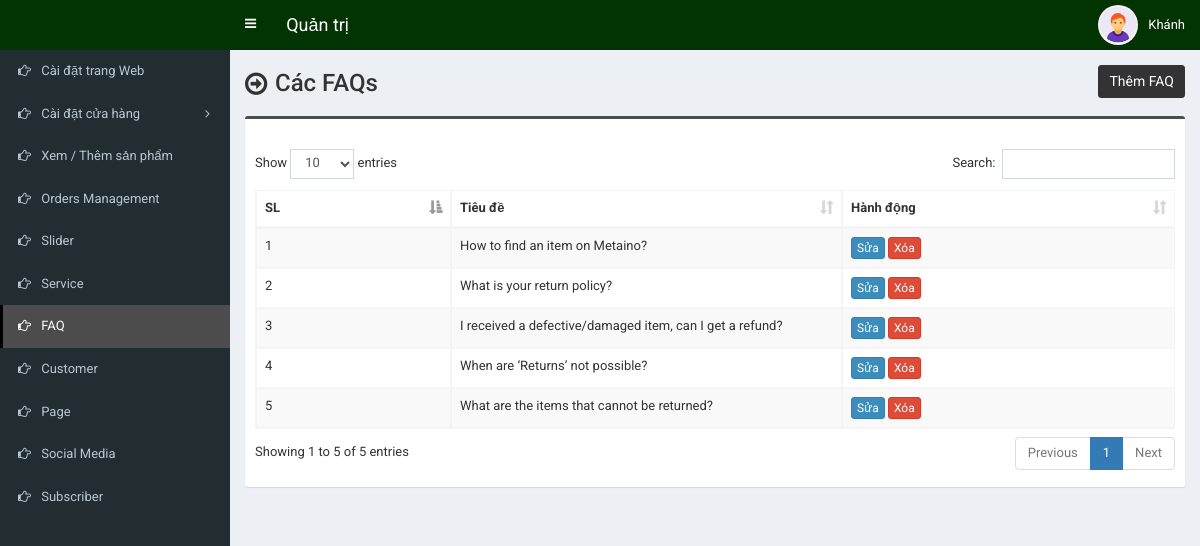
The page /admin/faq.php (signed in) on the database as committed earlier.
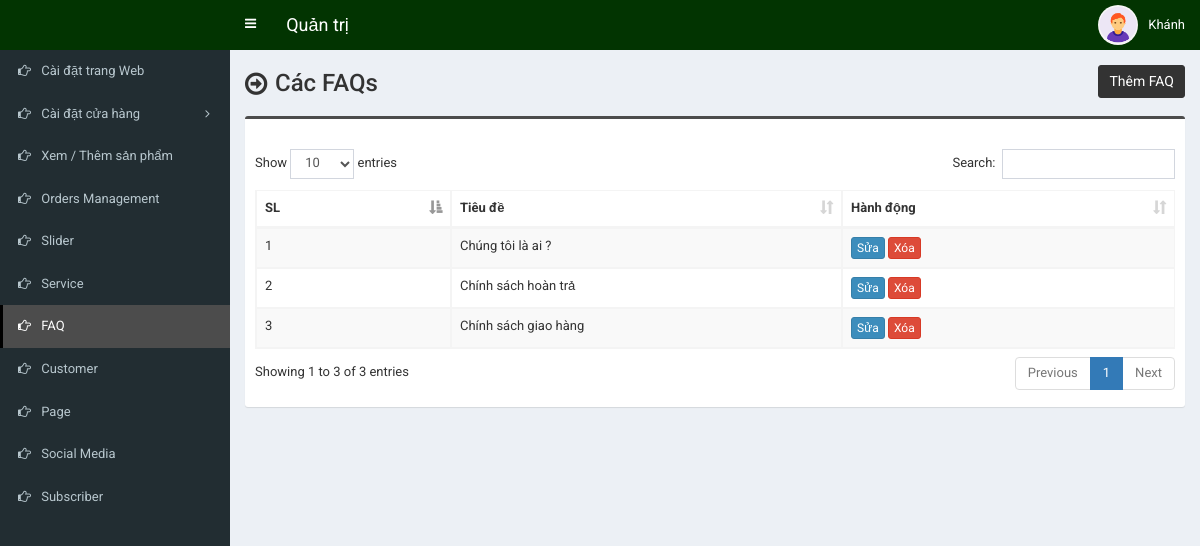
The same page on the database as committed later.
### tables this page shows
CREATE TABLE `tbl_faq` (
  `faq_id` int(11) NOT NULL,
  `faq_title` varchar(255) NOT NULL,
  `faq_content` text NOT NULL
);

### admin/faq.php (the view, shortened to what this page needs)
<?php require_once('header.php'); ?>
<section class="content-header">
	<div class="content-header-left">
		<h1>Các FAQs</h1>
	</div>
	<div class="content-header-right">
		<a href="faq-add.php" class="btn btn-primary btn-sm">Thêm FAQ</a>
	</div>
</section>
<section class="content">
	<div class="row">
		<div class="col-md-12">
			<div class="box box-info">
				<div class="box-body table-responsive">
					<table id="example1" class="table table-bordered table-striped">
						<thead>
							<tr>
								<th width="30">SL</th>
								<th width="100">Tiêu đề</th>
								<th width="80">Hành động</th>
							</tr>
						</thead>
						<tbody>
							<?php
							$i=0;
							$statement = $pdo->prepare("SELECT * FROM tbl_faq");
							$statement->execute();
							$result = $statement->fetchAll(PDO::FETCH_ASSOC);
							foreach ($result as $row) {
								$i++;
								?>
								<tr>
									<td><?php echo $i; ?></td>
									<td><?php echo $row['faq_title']; ?></td>
									<td>
										<a href="faq-edit.php?id=<?php echo $row['faq_id']; ?>" class="btn btn-primary btn-xs">Sửa</a>
										<a href="#" class="btn btn-danger btn-xs" data-href="faq-delete.php?id=<?php echo $row['faq_id']; ?>" data-toggle="modal" data-target="#confirm-delete">Xóa</a>
									</td>
								</tr>
								<?php
							}
							?>
						</tbody>
					</table>
				</div>
			</div>
		</div>
	</div>
</section>
<?php require_once('footer.php'); ?>

Rows that differ between the two databases and show on the page:
removed tbl_faq: faq_title "What is your return policy?"
removed tbl_faq: faq_title "I received a defective/damaged item, can I get a refund?"
removed tbl_faq: faq_title "When are ‘Returns’ not possible?"
removed tbl_faq: faq_title "What are the items that cannot be returned?"
changed tbl_faq: faq_title "How to find an item on Metaino?" → "Chúng tôi là ai ?"
added tbl_faq: faq_title "Chính sách hoàn trả"
added tbl_faq: faq_title "Chính sách giao hàng"
Other text that changed with them:
text written by a page script: "Show entries Search: Showing 1 to 5 of 5 entries Previous 1 Next" → "Show entries Search: Showing 1 to 3 of 3 entries Previous 1 Next"
